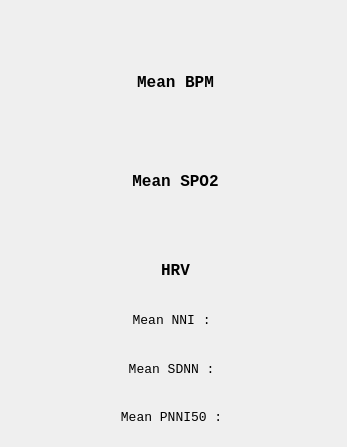
<?xml version="1.0" encoding="UTF-8"?>
<ui version="4.0">
 <class>Dialog</class>
 <widget class="QDialog" name="Dialog">
  <property name="geometry">
   <rect>
    <x>0</x>
    <y>0</y>
    <width>347</width>
    <height>447</height>
   </rect>
  </property>
  <property name="windowTitle">
   <string>Dialog</string>
  </property>
  <property name="toolTip">
   <string notr="true"/>
  </property>
  <property name="statusTip">
   <string notr="true"/>
  </property>
  <property name="whatsThis">
   <string notr="true"/>
  </property>
  <widget class="QWidget" name="verticalLayoutWidget">
   <property name="geometry">
    <rect>
     <x>10</x>
     <y>20</y>
     <width>331</width>
     <height>419</height>
    </rect>
   </property>
   <layout class="QVBoxLayout" name="verticalLayout" stretch="0,2,2,1,3">
    <item>
     <widget class="QLabel" name="label">
      <property name="font">
       <font>
        <family>Courier New</family>
        <pointsize>14</pointsize>
        <weight>75</weight>
        <bold>true</bold>
       </font>
      </property>
      <property name="text">
       <string>&lt;RESULT&gt;</string>
      </property>
      <property name="alignment">
       <set>Qt::AlignCenter</set>
      </property>
     </widget>
    </item>
    <item>
     <layout class="QHBoxLayout" name="horizontalLayout" stretch="0">
      <item>
       <layout class="QVBoxLayout" name="verticalLayout_3" stretch="0,0">
        <item>
         <widget class="QLabel" name="label_2">
          <property name="font">
           <font>
            <family>Courier New</family>
            <pointsize>12</pointsize>
            <weight>75</weight>
            <bold>true</bold>
           </font>
          </property>
          <property name="text">
           <string>Mean BPM</string>
          </property>
          <property name="alignment">
           <set>Qt::AlignBottom|Qt::AlignHCenter</set>
          </property>
         </widget>
        </item>
        <item>
         <widget class="QLabel" name="mean_bpm">
          <property name="font">
           <font>
            <family>Courier New</family>
            <pointsize>12</pointsize>
           </font>
          </property>
          <property name="text">
           <string/>
          </property>
          <property name="alignment">
           <set>Qt::AlignHCenter|Qt::AlignTop</set>
          </property>
         </widget>
        </item>
       </layout>
      </item>
     </layout>
    </item>
    <item>
     <layout class="QHBoxLayout" name="horizontalLayout_2" stretch="0">
      <item>
       <layout class="QVBoxLayout" name="verticalLayout_4">
        <item>
         <widget class="QLabel" name="label_4">
          <property name="font">
           <font>
            <family>Courier New</family>
            <pointsize>12</pointsize>
            <weight>75</weight>
            <bold>true</bold>
           </font>
          </property>
          <property name="text">
           <string>Mean SPO2</string>
          </property>
          <property name="alignment">
           <set>Qt::AlignBottom|Qt::AlignHCenter</set>
          </property>
         </widget>
        </item>
        <item>
         <widget class="QLabel" name="mean_spo2">
          <property name="font">
           <font>
            <family>Courier New</family>
            <pointsize>12</pointsize>
           </font>
          </property>
          <property name="text">
           <string/>
          </property>
          <property name="alignment">
           <set>Qt::AlignHCenter|Qt::AlignTop</set>
          </property>
         </widget>
        </item>
       </layout>
      </item>
     </layout>
    </item>
    <item>
     <widget class="QLabel" name="label_6">
      <property name="font">
       <font>
        <family>Courier New</family>
        <pointsize>12</pointsize>
        <weight>75</weight>
        <bold>true</bold>
       </font>
      </property>
      <property name="text">
       <string>HRV</string>
      </property>
      <property name="alignment">
       <set>Qt::AlignCenter</set>
      </property>
     </widget>
    </item>
    <item>
     <layout class="QVBoxLayout" name="verticalLayout_2">
      <item>
       <widget class="QLabel" name="label_3">
        <property name="font">
         <font>
          <family>Courier New</family>
          <pointsize>10</pointsize>
         </font>
        </property>
        <property name="text">
         <string>Mean NNI : </string>
        </property>
        <property name="alignment">
         <set>Qt::AlignCenter</set>
        </property>
       </widget>
      </item>
      <item>
       <widget class="QLabel" name="label_5">
        <property name="font">
         <font>
          <family>Courier New</family>
          <pointsize>10</pointsize>
         </font>
        </property>
        <property name="text">
         <string>Mean SDNN : </string>
        </property>
        <property name="alignment">
         <set>Qt::AlignCenter</set>
        </property>
       </widget>
      </item>
      <item>
       <widget class="QLabel" name="label_7">
        <property name="font">
         <font>
          <family>Courier New</family>
          <pointsize>10</pointsize>
         </font>
        </property>
        <property name="text">
         <string>Mean PNNI50 : </string>
        </property>
        <property name="alignment">
         <set>Qt::AlignCenter</set>
        </property>
       </widget>
      </item>
     </layout>
    </item>
   </layout>
  </widget>
 </widget>
 <resources/>
 <connections/>
</ui>
